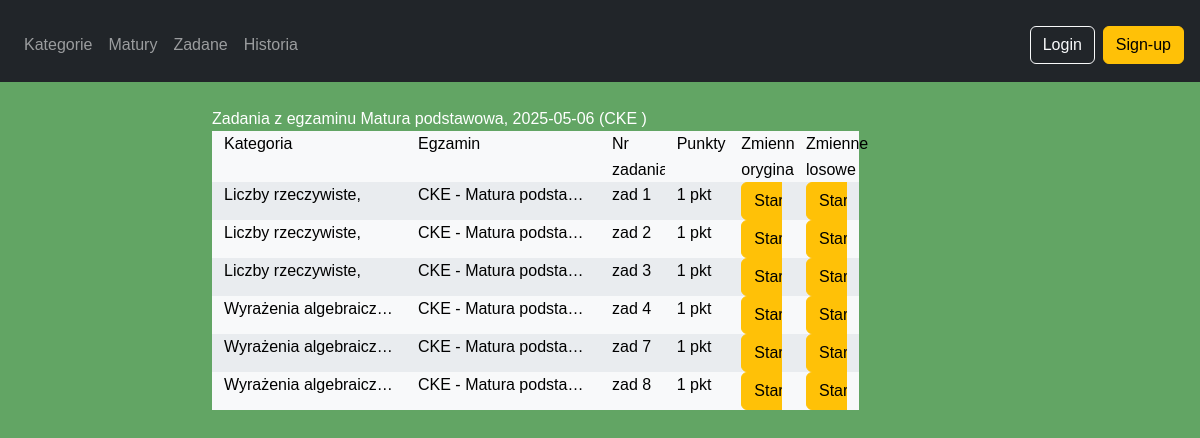
The page /matematyka/exams/Matura podstawowa/2025-05-06/CKE/ on the database its author committed.
### matematyka/models.py (models this page shows, shortened)
class TaskLevel(models.Model):
    exam_level = models.CharField(max_length=100, null=True, blank=True)
    school_level = models.CharField(max_length=100, null=True, blank=True)
    class_number = models.IntegerField(null=True, blank=True)
    class Meta:
        unique_together = (('exam_level', 'school_level', 'class_number'),)

class Source(models.Model):
    name = models.CharField(max_length=100, unique=True)
    def __str__(self):
        return self.name

class Category(models.Model):
    name = models.CharField(max_length=100, unique=True)

class Task(models.Model):
    content = models.TextField()
    points = models.IntegerField(null=True, blank=True)
    category = models.ManyToManyField(Category, related_name='tasks')
    task_group = models.ForeignKey(TaskGroup, on_delete=models.SET_NULL,blank=True,null=True, related_name='tasks')
    task_level = models.ForeignKey(TaskLevel, on_delete=models.SET_NULL,blank=True,null=True, related_name='tasks')
    exam_date = models.DateField(null=True, blank=True)
    source = models.ForeignKey(Source, on_delete=models.SET_NULL, null=True, blank=True, related_name='tasks')
    hint = models.TextField(null=True, blank=True)
    sub_number = models.CharField(max_length=10, null=True, blank=True)
    task_type = models.ForeignKey(TaskType, on_delete=models.SET_NULL, null=True, blank=True, related_name='tasks')

### matematyka/views.py (the view)
# urls.py: path('exams/<str:exam_level>/<str:exam_date>/<str:source>/', views.ExamTasksView.as_view(), name='exam_tasks'),
class ExamTasksView(generic.ListView):
    model = Task
    template_name = 'matematyka/category_tasks.html'
    context_object_name = 'tasks'
    def get(self, request, *args, **kwargs):
        request.session['origin'] = {
            'type': 'exam',
            'exam_level': self.kwargs.get('exam_level'),
            'exam_date': self.kwargs.get('exam_date'),
            'source': self.kwargs.get('source'),
        }
        return super().get(request, *args, **kwargs)
    def get_queryset(self):
        exam_level = self.kwargs.get('exam_level')
        exam_date = self.kwargs.get('exam_date')
        source = self.kwargs.get('source')
        queryset = Task.objects.filter(
            task_level__exam_level=exam_level,
            exam_date=exam_date,
            source__name=source
        ).prefetch_related('category').select_related('task_level')
        return queryset
    def get_context_data(self, **kwargs):
        context = super().get_context_data(**kwargs)
        exam_tasks = context['tasks']
        issues = Issue.objects.filter(task__in=exam_tasks)
        user = self.request.user if self.request.user.is_authenticated else None
        user_answers = UserAnswer.objects.filter(
            issue__in=issues,
            user=user
        ).select_related('issue', 'issue__task').prefetch_related('answer_options')
        assigned_tasks = AssignedTask.objects.filter(
            user=user, task__in=exam_tasks
            ).prefetch_related(Prefetch(
                'task__issues__user_answers',
                 queryset=UserAnswer.objects.filter(
                     user = user,
                     ).select_related('issue__task', 'user').prefetch_related('answer_options')))
        assigned_by_task = {at.task_id: at for at in assigned_tasks}
        total_attempts_original = defaultdict(int)
        correct_attempts_original = defaultdict(int)
        total_attempts_random = defaultdict(int)
        correct_attempts_random = defaultdict(int)
        for ua in user_answers:
            answer_option = ua.answer_options.first()
            if answer_option:
                if ua.issue.variable_is_random:
                    total_attempts_random[ua.issue.task_id] += 1
                    if answer_option.is_correct:
                        correct_attempts_random[ua.issue.task_id] += 1
                else:
                    total_attempts_original[ua.issue.task_id] += 1
                    if answer_option.is_correct:
                        correct_attempts_original[ua.issue.task_id] += 1
        tasks = []
        for task in exam_tasks:
            tasks.append({
                'task': task,
                'total_attempts_original': total_attempts_original[task.id],
                'correct_attempts_original': correct_attempts_original[task.id],
                'total_attempts_random': total_attempts_random[task.id],
                'correct_attempts_random': correct_attempts_random[task.id],
                'category': task.category.all()
            })
            assigned = assigned_by_task.get(task.id)
            if assigned:
                tasks[-1]['is_assigned'] = True
                is_completed = assigned.completion_date
                tasks[-1]['is_completed'] = is_completed
                tasks[-1]['deadline'] = assigned.deadline if not is_completed else None
                overdue = assigned.deadline < timezone.now() if assigned.deadline else False
                tasks[-1]['overdue'] = overdue
            else:
                tasks[-1]['is_assigned'] = False
                tasks[-1]['is_completed'] = False
                tasks[-1]['deadline'] = None
                tasks[-1]['overdue'] = False
        context['tasks'] = tasks
        context['exam_level'] = self.kwargs.get('exam_level')
        context['exam_date'] = self.kwargs.get('exam_date')
        context['source'] = self.kwargs.get('source')
        context['view_type'] = 'exam'
        return context

### matematyka/templates/matematyka/category_tasks.html (shortened to what this page needs)
{% extends 'base.html' %}
{% block content %}
{% block title %}
{% if view_type == 'category' %}
Zadania z kategorii {{ category.name }}
{% elif view_type == 'exam' %}
Zadania z egzaminu {{ exam_level }}, {{ exam_date }} ({{ source }} )
{% endif %}
{% endblock %}
<div class="container custom-grid text-black">
    <div class="row">
        <div class="col-lg-3">Kategoria</div>
        <div class="col-lg-3">Egzamin</div>
        <div class="col-lg-1">Nr zadania</div>
        <div class="col-lg-1">Punkty</div>
        <div class="col-lg-1">Zmienne oryginalne</div>
        <div class="col-lg-1">Zmienne losowe</div>
    </div>
    {% for task in tasks %}
    <div class="row">
        <div class="col-lg-3">
            <div class="list-group-item list-group-item-action short-content text-black">
                {% for cat in task.task.category.all %}
                {{ cat.name }},
                {% endfor %}
            </div>
        </div>
        <div class="col-lg-3">
            <div class="list-group-item list-group-item-action short-content text-black">
                {{ task.task.source }} - {{ task.task.task_level.exam_level }}, {{ task.task.exam_date }}
            </div>
        </div>
        <div class="col-lg-1">
            <div class="list-group-item list-group-item-action short-content text-black">
                zad {{ task.task.sub_number }}
            </div>
        </div>
        <div class="col-lg-1">
            <div class="list-group-item list-group-item-action short-content text-black">
                {{ task.task.points }} pkt
            </div>
        </div>
        <div class="col-lg-1">
            <div class="list-group-item list-group-item-action short-content text-black">
                <a href="{% url 'start_issue' task.task.id %}" class="btn btn-warning">
                    {% if user.is_authenticated %}
                    {{ task.total_attempts_original }} / {{ task.correct_attempts_original }}
                    {% else %}
                    Start
                    {% endif %}
                </a>
            </div>
        </div>
        <div class="col-lg-1">
            <div class="list-group-item list-group-item-action short-content text-black">
                <a href="{% url 'start_issue' task.task.id %}?random=true" class="btn btn-warning">
                    {% if user.is_authenticated %}
                    {{ task.total_attempts_random }} / {{ task.correct_attempts_random }}
                    {% else %}
                    Start
                    {% endif %}
                </a>
            </div>
        </div>
    </div>
    {% endfor %}
</div>
{% endblock %}

### matematyka/static/matematyka/css/style.css (style rules this page uses)
* { margin: 0; padding: 0; box-sizing: border-box; }
html, body { background-color: rgb(98, 165, 100); color: white; font-family: Arial, Helvetica, sans-serif; line-height: 1.6; }
a { color: white; text-decoration: none; }
.short-content { white-space: nowrap; overflow: hidden; text-overflow: ellipsis; }
.custom-grid .row:nth-child(odd)>[class^="col-"] { background-color: #f8f9fa; }
.custom-grid .row:nth-child(even)>[class^="col-"] { background-color: #e9ecef; }

### rows shown on the page
TaskLevel: exam_level "Matura podstawowa"
Source: name "CKE"
Task: task.source "CKE", task.task_level.exam_level "Matura podsta…", task.sub_number "1", task.points "1"
Category: name "Liczby rzeczywiste"
Task: task.source "CKE", task.task_level.exam_level "Matura podsta…", task.sub_number "2", task.points "1"
Task: task.source "CKE", task.task_level.exam_level "Matura podsta…", task.sub_number "3", task.points "1"
Task: task.source "CKE", task.task_level.exam_level "Matura podsta…", task.sub_number "4", task.points "1"
Category: name "Wyrażenia algebraicz…"
Task: task.source "CKE", task.task_level.exam_level "Matura podsta…", task.sub_number "7", task.points "1"
Task: task.source "CKE", task.task_level.exam_level "Matura podsta…", task.sub_number "8", task.points "1"

### other values the page prints
{{ exam_date }} "2025-05-06"
